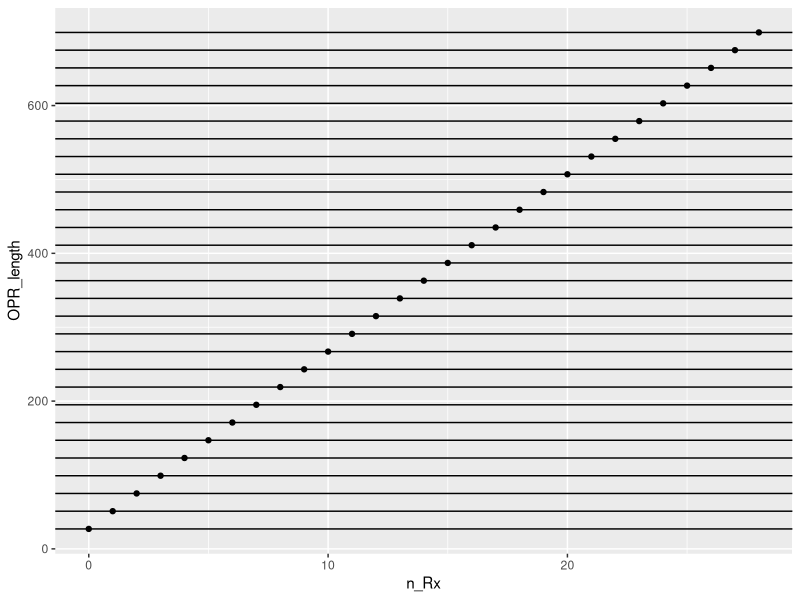

Write the R code that produced this figure.
# generate list of possible OPRs with R consensus sequence

  # we have a common R consensus making use of flexible nucleotide (eg. Y can be C or T)
  # here: generate possible OPRDs, OPRIs sequences making use of this consensus pattern
  # then these sequences will be used to align candidate somatic mutation reads in needleSam.R



# packages ----------------------------------------------------------------

library(ggplot2)
library(here)



# prepare the OPR catalog -------------------------------------------------

# 'Rx' consensus which works for R2, R3, R4, R2a, R2c, R3g and more that are likely possible but have not been observed (to my knowledge)
rxcon <- 'CCYCAKGGYGGYGGYTGGGRDCAR'
nchar(rxcon)

# consensus for R1 (and leaves 'same' nucleotides flexible; although R1 seems to never or rarely be altered)
r1con <- 'CCYCAKGGYGGYGGYGGYTGGGRDCAR'
nchar(r1con)

# essentially always start with R1, then gradually add more Rx

# genotypes will be
ges <- c(sprintf('OPRD%i', 4:1), # OPRD4 to ORD1
         'reference',
         sprintf('OPRI%i', 1:24)) # OPRI1 to OPRI24

# OPR catalog table
colnms_cato <- c('total_R', 'n_Rx', 'genotype', 'OPR_length', 'pattern', 'consensusseq')
cato <- as.data.frame(matrix(nrow=length(ges), ncol=length(colnms_cato))) # catalog
colnames(cato) <- colnms_cato

# fill in OPR catalog
cato$total_R <- 1:29 # total number of R (reference = 5 R)
cato$n_Rx <- cato$total_R - 1 # total number of Rx (= anything except R1) (reference = 4 Rx)
cato$genotype <- ges # genotypes: OPRD4 ...>>>... reference ...>>>... OPRI24

cato$pattern <- sapply(cato$n_Rx, function(nr) {
  paste0('R1/', paste(rep('Rx/', nr), sep='', collapse=''))
  })

cato$consensusseq <- sapply(cato$n_Rx, function(nr) {
  paste0(r1con, paste(rep(rxcon, nr), sep='', collapse=''))
  })

cato$OPR_length <- nchar(cato$consensusseq)

# as a sanity check
ggplot(cato, aes(x=n_Rx, y=OPR_length)) +
  geom_point() +
  geom_hline(yintercept=seq(27, 27+(4+24)*24, 24))
# ok



# write the OPR catalog ---------------------------------------------------

write.csv(cato, here('needleSam', 'OPRConsensusCatalog.csv'), row.names=FALSE)